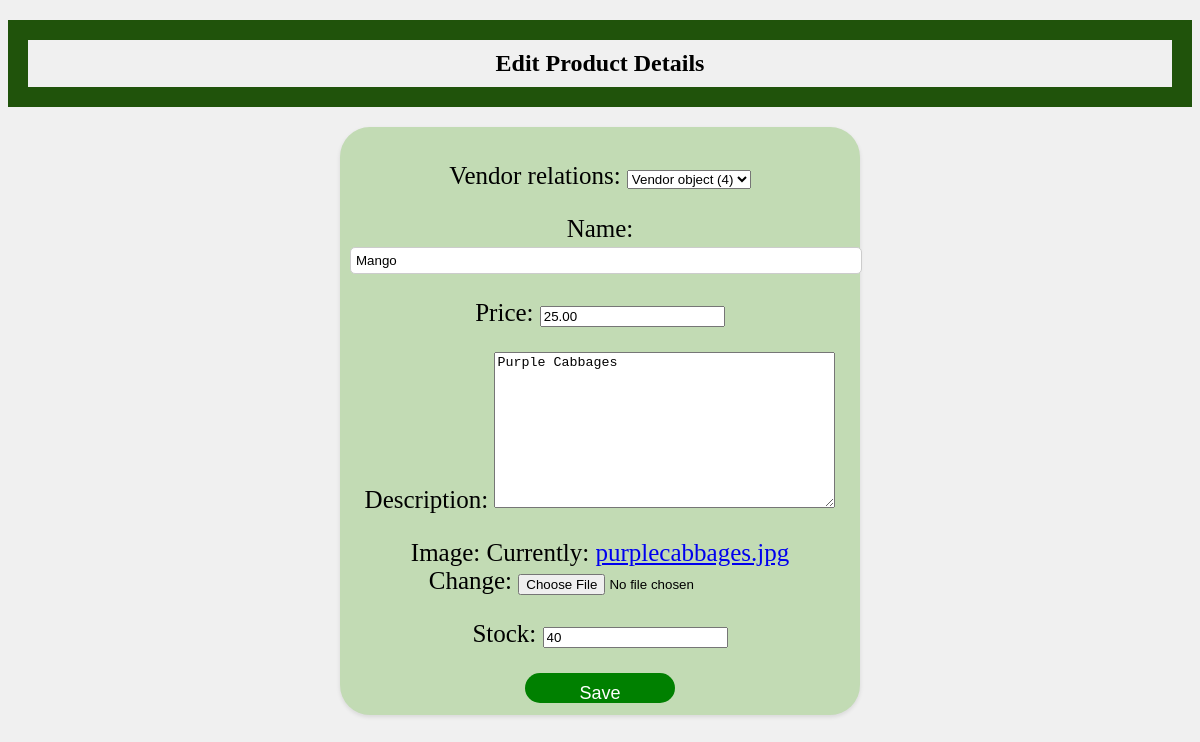
Page /inventory/products/edit/1/ on the committed database.
### inventory/models.py (models this page shows)
class Product(models.Model):
    vendor_relations = models.ForeignKey(Vendor, null=True, on_delete=models.CASCADE)
    name=models.CharField(max_length=32)
    price=models.DecimalField(max_digits=8,decimal_places=2)
    description=models.TextField()
    image=models.ImageField()
    date_created=models.DateTimeField(auto_now_add=True)
    date_updated=models.DateTimeField(auto_now=True)
    stock=models.PositiveIntegerField()

### inventory/views.py (the view)
# urls.py: path("products/edit/<int:id>/", product_update_view, name="product_update_view"),
def product_update_view(request, id):
      product= Product.objects.get(id=id)
      if request.method == 'POST':
            form = ProductUploadForm(request.POST, instance=product)
            if form.is_valid():
                  form.save()
                  return redirect("product_detail", id= product.id)
      else:
            form = ProductUploadForm(instance=product)
      return render(request, "inventory/edit_product.html",{"form": form})

### inventory/forms.py
class ProductUploadForm(forms.ModelForm):
    class Meta:
        model = Product
        fields = "__all__"

### templates/inventory/edit_product.html (shortened to what this page needs)
<!DOCTYPE html>
<html lang="en">
<head>
    <link rel="stylesheet" href="edit_product.css">
</head>
<body>
    <h2>Edit Product Details </h2>
    <form method=""POST>{%csrf_token%}
        {{form.as_p}}
        <button class="btnSave" type="submit">Save</button>
    </form>
</body>
</html>

### templates/inventory/edit_product.html (style rules this page uses)
h2 { text-align: center; font-size: 24px; border: solid rgb(32, 83, 11) 20px; padding: 10px; margin-bottom: 20px; }
form { text-align: center; font-size: 25px; max-width: 500px; margin: 0 auto; background-color: #c2dbb4; padding: 10px; border-radius: 30px; box-shadow: 0 2px 4px rgba(0, 0, 0, 0.1); }
body { background-color: #f0f0f0; }
.btnSave { background-color: green; color: white; padding: 10px 20px; font-size: 18px; width: 150px; height: 200px; border: none; cursor: cell; border-radius: 20px; height: 30px; transition: background-color 0.3s ease; }
form input[type="text"] { width: 100%; padding: 5px; border: 1px solid #ccc; border-radius: 5px; }

### rows in the picture
Product: vendor_relations "Vendor object (4)", name "Mango", price "25.00", description "Purple Cabbages", stock "40"
